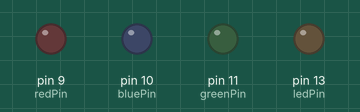
Bench run of a sketch on a simulated Arduino Uno, built with avr-gcc and run on an emulated ATmega328P. Parts: output pins drawn as LEDs (lit = HIGH).

Above: at 0.5 s.
At 6.3 s:
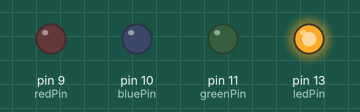
Timing chart, 0 to 6.8 s (numbered marks = the images above):
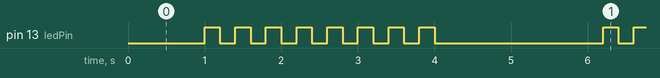

Measured:
- by itself, pin 13 (ledPin): repeats every 5.2 s: 7 × (LOW 0.20 s, HIGH 0.20 s), LOW 2.2 s, HIGH 0.20 s
- by itself, everything shown: repeats every 5.2 s, in 16 steps

The sketch:

tut01.ino
```cpp
int ledPin = 13;
int redPin = 9;
int bluePin = 10;
int greenPin = 11;

void pulsePin(int pin, int sleep=500) {
  digitalWrite(pin, HIGH);
  delay(sleep);
  digitalWrite(pin, LOW);
  delay(sleep);
}

void gradientPin(int pin, int step=5) {
  for(int i = 0; i < 256; i++) {
    analogWrite(pin, i);
    delay(step);
  }
  for(int i = 0; i < 256; i++) {
    analogWrite(pin, 255-i);
    delay(step);
  }
}

int twoTo(int exponent) {
  return (int) pow(2.0, (float) exponent);
}

void setup() {
  // put your setup code here, to run once:
  pinMode(ledPin, OUTPUT);
  pinMode(redPin, OUTPUT);
  pinMode(bluePin, OUTPUT);
  pinMode(greenPin, OUTPUT);
}

void loop() {
  // put your main code here, to run repeatedly:
  // for(int i = 0; i < 5; i++) {
  //   pulsePin(ledPin,50);
  //   delay(10);
  // }
  //
  // gradientPin(redPin);
  // gradientPin(bluePin);
  // gradientPin(greenPin);
  delay(1000);
  for(int i = 0; i < twoTo(3); i++){
    pulsePin(ledPin, 200);
  }
  delay(1000);

}
```
